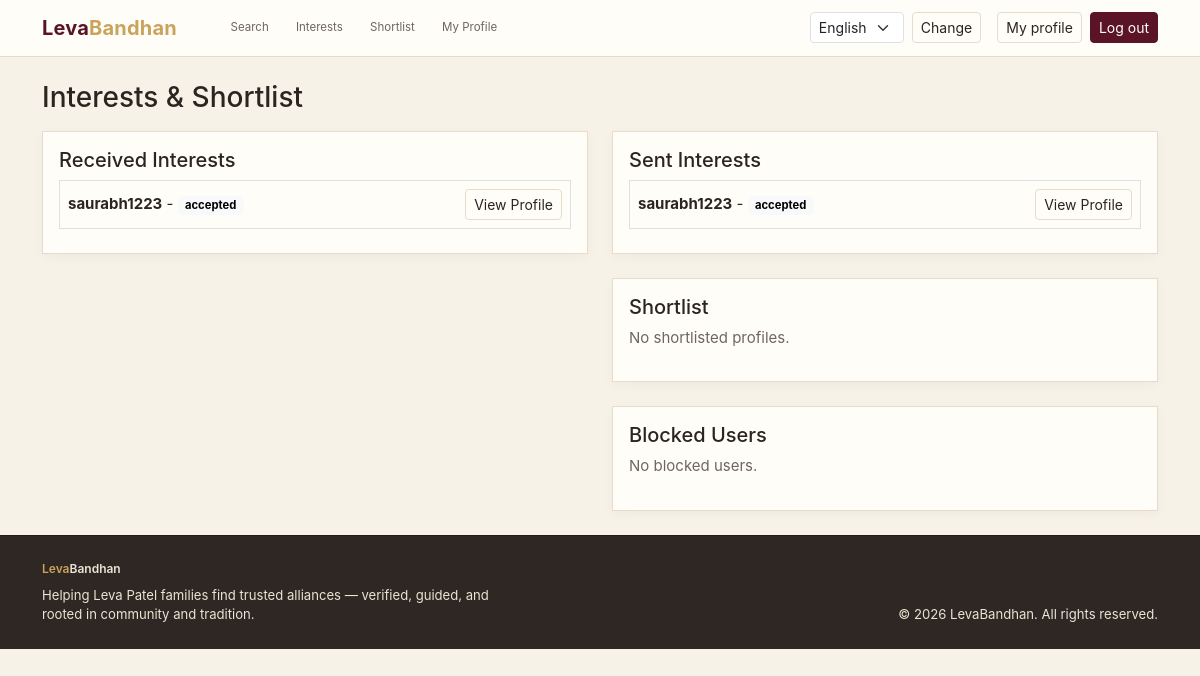
/interests/inbox/ (signed in), run on the app's committed database.
### interests/models.py (models this page shows, shortened)
class Interest(TimeStampedModel):
    STATUS_PENDING = "pending"
    STATUS_ACCEPTED = "accepted"
    STATUS_DECLINED = "declined"
    STATUS_WITHDRAWN = "withdrawn"
    STATUS_CHOICES = [
        (STATUS_PENDING, "Pending"),
        (STATUS_ACCEPTED, "Accepted"),
        (STATUS_DECLINED, "Declined"),
        (STATUS_WITHDRAWN, "Withdrawn"),
    ]
    from_profile = models.ForeignKey(
        UserProfile, on_delete=models.CASCADE, related_name="sent_interests"
    )
    to_profile = models.ForeignKey(
        UserProfile, on_delete=models.CASCADE, related_name="received_interests"
    )
    status = models.CharField(max_length=12, choices=STATUS_CHOICES, default=STATUS_PENDING)
    class Meta:
        constraints = [
            models.UniqueConstraint(fields=["from_profile", "to_profile"], name="unique_interest_pair"),
            models.CheckConstraint(
                condition=~Q(from_profile=models.F("to_profile")), name="no_self_interest"
            ),
        ]
        ordering = ["-updated_at"]
        indexes = [
            models.Index(fields=["to_profile", "status", "updated_at"]),
            models.Index(fields=["from_profile", "status", "updated_at"]),
        ]

### profiles/models.py (models this page shows, shortened)
class UserProfile(TimeStampedModel):
    GENDER_CHOICES = [
        ("male", "Male"),
        ("female", "Female"),
        ("other", "Other"),
    ]
    GUJARATI_SPEAKING_CHOICES = [
        ("yes", "Yes"),
        ("basic", "Basic"),
        ("fluent", "Fluent"),
        ("no", "No"),
    ]
    PHOTO_VISIBILITY_CHOICES = [
        ("public", "Public"),
        ("interest_only", "Visible after interest"),
        ("private", "Private"),
    ]
    user = models.OneToOneField(User, on_delete=models.CASCADE, related_name="profile")
    full_name = models.CharField(max_length=120)
    phone = models.CharField(max_length=20, blank=True)
    age = models.PositiveSmallIntegerField(null=True, blank=True)
    gender = models.CharField(max_length=10, choices=GENDER_CHOICES, blank=True)
    religion = models.CharField(max_length=120, blank=True)
    community = models.ForeignKey(Community, on_delete=models.SET_NULL, null=True, blank=True)
    sub_community = models.CharField(max_length=120, blank=True)
    mother_tongue = models.CharField(max_length=120, default="Gujarati", blank=True)
    gujarati_speaking = models.CharField(
        max_length=10, choices=GUJARATI_SPEAKING_CHOICES, default="yes"
    )
    current_location = models.ForeignKey(Location, on_delete=models.SET_NULL, null=True, blank=True)
    hometown = models.CharField(max_length=120, blank=True)
    about_me = models.TextField(blank=True)
    biodata_file = models.FileField(
        upload_to="profiles/biodata/",
        blank=True,
        null=True,
        validators=[FileExtensionValidator(allowed_extensions=["pdf", "doc", "docx"])],
    )
    highest_education = models.CharField(max_length=160, blank=True)
    education_details = models.TextField(blank=True)
    profession = models.CharField(max_length=160, blank=True)
    company_name = models.CharField(max_length=160, blank=True)
    annual_income = models.CharField(max_length=80, blank=True)
    family_details = models.TextField(blank=True)
    lifestyle = models.TextField(blank=True)
    is_profile_active = models.BooleanField(default=True)
    is_profile_hidden = models.BooleanField(default=False)
    photo_visibility = models.CharField(
        max_length=15, choices=PHOTO_VISIBILITY_CHOICES, default="public"
    )
    show_contact_details = models.BooleanField(default=False)
    class Meta:
        ordering = ["-updated_at"]
        indexes = [
            models.Index(fields=["is_profile_active", "is_profile_hidden"]),
            models.Index(fields=["religion"]),
            models.Index(fields=["gender", "age"]),
            models.Index(fields=["updated_at"]),
        ]

### interests/views.py (the view)
# urls.py: path("inbox/", inbox_view, name="inbox"),
@login_required
def inbox_view(request):
    profile = request.user.profile
    received = profile.received_interests.select_related("from_profile__user")
    sent = profile.sent_interests.select_related("to_profile__user")
    shortlist = profile.shortlist_items.select_related("target__user")
    blocked_users = profile.blocks_made.select_related("blocked__user")
    return render(
        request,
        "interests/inbox.html",
        {
            "received": received,
            "sent": sent,
            "shortlist": shortlist,
            "blocked_users": blocked_users,
        },
    )

### interests/templates/interests/inbox.html (shortened to what this page needs)
{% extends "base.html" %}
{% load i18n %}
{% block content %}
<h3 class="mb-3">{% trans "Interests & Shortlist" %}</h3>
<div class="row g-4">
    <div class="col-lg-6">
        <div class="gm-card">
            <div class="p-3">
                <h5>{% trans "Received Interests" %}</h5>
                {% for item in received %}
                    <div class="border p-2 mb-2">
                        <div class="d-flex justify-content-between align-items-center gap-2">
                            <div>
                                <strong>{{ item.from_profile.full_name }}</strong> -
                                <span class="badge text-bg-light">{{ item.status }}</span>
                            </div>
                            <a href="{% url 'profiles:detail' item.from_profile.id %}" class="btn gm-btn-outline btn-sm">
                                {% trans "View Profile" %}
                            </a>
                        </div>
                    </div>
                {% empty %}
                    <p class="gm-muted">{% trans "No interests received yet." %}</p>
                {% endfor %}
            </div>
        </div>
    </div>
    <div class="col-lg-6">
        <div class="gm-card mb-4">
            <div class="p-3">
                <h5>{% trans "Sent Interests" %}</h5>
                {% for item in sent %}
                    <div class="border p-2 mb-2">
                        <div class="d-flex justify-content-between align-items-center gap-2">
                            <div>
                                <strong>{{ item.to_profile.full_name }}</strong> -
                                <span class="badge text-bg-light">{{ item.status }}</span>
                            </div>
                            <a href="{% url 'profiles:detail' item.to_profile.id %}" class="btn gm-btn-outline btn-sm">
                                {% trans "View Profile" %}
                            </a>
                        </div>
                    </div>
                {% empty %}
                    <p class="gm-muted">{% trans "No interests sent yet." %}</p>
                {% endfor %}
            </div>
        </div>
        <div class="gm-card">
            <div class="p-3">
                <h5>{% trans "Shortlist" %}</h5>
                {% for item in shortlist %}
                    <div class="d-flex justify-content-between border p-2 mb-2">
                        <span>{{ item.target.full_name }}</span>
                        <a href="{% url 'profiles:detail' item.target.id %}" class="btn gm-btn-outline btn-sm">{% trans "Open" %}</a>
                    </div>
                {% empty %}
                    <p class="gm-muted">{% trans "No shortlisted profiles." %}</p>
                {% endfor %}
            </div>
        </div>
        <div class="gm-card mt-4">
            <div class="p-3">
                <h5>{% trans "Blocked Users" %}</h5>
                {% for item in blocked_users %}
                    <div class="d-flex justify-content-between align-items-center border p-2 mb-2">
                        <div>
                            <strong>{{ item.blocked.full_name }}</strong>
                            <div class="tiny gm-muted">{{ item.reason|default:"Blocked by you" }}</div>
                        </div>
                        <form method="post" action="{% url 'interests:unblock' item.blocked.id %}">
                            {% csrf_token %}
                            <button
                                class="btn gm-btn-outline btn-sm"
                                type="submit"
                                onclick="return confirm('{% trans "Do you want to unblock this profile?" %}');"
                            >
                                {% trans "Unblock" %}
                            </button>
                        </form>
                    </div>
                {% empty %}
                    <p class="gm-muted">{% trans "No blocked users." %}</p>
                {% endfor %}
            </div>
        </div>
    </div>
</div>
{% endblock %}

### static/css/theme.css (style rules this page uses)
:root { --primary: #5a1327; --primary-dark: #3f0e1b; --secondary: #c9a45a; --background: #f7f2e8; --surface: #fffdf7; --text-primary: #2b2421; --text-secondary: #6e665f; --border: #e7dcca; --success: #2f7d45; --warning: #b07a16; --danger: #b03d3d; }
* { box-sizing: border-box; }
body { background: var(--background); color: var(--text-primary); font-family: "Inter", "Noto Sans Gujarati", "Nirmala UI", "Segoe UI", sans-serif; font-size: 15px; }
.gm-btn-outline { border: 1px solid var(--border); color: var(--text-primary); background: transparent; }
.gm-card { border: 1px solid var(--border); border-radius: 0; background: var(--surface); box-shadow: 0 3px 10px rgba(41, 29, 21, 0.04); }
.gm-muted { color: var(--text-secondary); }

### data on the page
Interest: from_profile.full_name "saurabh1223", status "accepted"
Interest: to_profile.full_name "saurabh1223", status "accepted"
